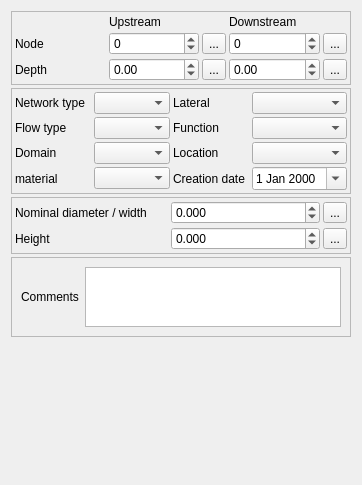
<?xml version="1.0" encoding="UTF-8"?>
<ui version="4.0">
 <class>Form_base3_ud</class>
 <widget class="QWidget" name="Form_base3_ud">
  <property name="geometry">
   <rect>
    <x>0</x>
    <y>0</y>
    <width>362</width>
    <height>485</height>
   </rect>
  </property>
  <property name="windowTitle">
   <string>Form</string>
  </property>
  <layout class="QVBoxLayout" name="verticalLayout" stretch="0,0,0,1,10">
   <property name="spacing">
    <number>3</number>
   </property>
   <item>
    <widget class="QFrame" name="frame_3">
     <property name="frameShape">
      <enum>QFrame::StyledPanel</enum>
     </property>
     <property name="frameShadow">
      <enum>QFrame::Raised</enum>
     </property>
     <layout class="QGridLayout" name="gridLayout_3">
      <property name="leftMargin">
       <number>3</number>
      </property>
      <property name="topMargin">
       <number>3</number>
      </property>
      <property name="rightMargin">
       <number>3</number>
      </property>
      <property name="bottomMargin">
       <number>3</number>
      </property>
      <property name="spacing">
       <number>3</number>
      </property>
      <item row="1" column="4">
       <widget class="QToolButton" name="toolButton_pickav">
        <property name="text">
         <string>...</string>
        </property>
        <property name="icon">
         <iconset>
          <normaloff>:/plugins/Lamia/icons/select.png</normaloff>:/plugins/Lamia/icons/select.png</iconset>
        </property>
       </widget>
      </item>
      <item row="1" column="3">
       <widget class="QSpinBox" name="spinBox_lk_noeud2">
        <property name="minimum">
         <number>-1</number>
        </property>
        <property name="maximum">
         <number>999999</number>
        </property>
       </widget>
      </item>
      <item row="0" column="1">
       <widget class="QLabel" name="label_5">
        <property name="text">
         <string>Upstream</string>
        </property>
       </widget>
      </item>
      <item row="1" column="0">
       <widget class="QLabel" name="label_9">
        <property name="text">
         <string>Node</string>
        </property>
        <property name="wordWrap">
         <bool>true</bool>
        </property>
       </widget>
      </item>
      <item row="1" column="1">
       <widget class="QSpinBox" name="spinBox_lk_noeud1">
        <property name="minimum">
         <number>-1</number>
        </property>
        <property name="maximum">
         <number>999999</number>
        </property>
       </widget>
      </item>
      <item row="1" column="2">
       <widget class="QToolButton" name="toolButton_pickam">
        <property name="text">
         <string>...</string>
        </property>
        <property name="icon">
         <iconset>
          <normaloff>:/plugins/Lamia/icons/select.png</normaloff>:/plugins/Lamia/icons/select.png</iconset>
        </property>
       </widget>
      </item>
      <item row="0" column="3">
       <widget class="QLabel" name="label_7">
        <property name="text">
         <string>Downstream</string>
        </property>
       </widget>
      </item>
      <item row="2" column="0">
       <widget class="QLabel" name="label_8">
        <property name="text">
         <string>Depth</string>
        </property>
        <property name="wordWrap">
         <bool>true</bool>
        </property>
       </widget>
      </item>
      <item row="2" column="1">
       <widget class="QDoubleSpinBox" name="doubleSpinBox_profamont">
        <property name="minimum">
         <double>-1.000000000000000</double>
        </property>
       </widget>
      </item>
      <item row="2" column="2">
       <widget class="QToolButton" name="toolButton_prof_amont">
        <property name="text">
         <string>...</string>
        </property>
        <property name="icon">
         <iconset>
          <normaloff>:/plugins/Lamia/icons/numpad.png</normaloff>:/plugins/Lamia/icons/numpad.png</iconset>
        </property>
       </widget>
      </item>
      <item row="2" column="3">
       <widget class="QDoubleSpinBox" name="doubleSpinBox_profaval">
        <property name="minimum">
         <double>-1.000000000000000</double>
        </property>
       </widget>
      </item>
      <item row="2" column="4">
       <widget class="QToolButton" name="toolButton_prof_aval">
        <property name="text">
         <string>...</string>
        </property>
        <property name="icon">
         <iconset>
          <normaloff>:/plugins/Lamia/icons/numpad.png</normaloff>:/plugins/Lamia/icons/numpad.png</iconset>
        </property>
       </widget>
      </item>
     </layout>
    </widget>
   </item>
   <item>
    <widget class="QFrame" name="frame_2">
     <property name="frameShape">
      <enum>QFrame::StyledPanel</enum>
     </property>
     <property name="frameShadow">
      <enum>QFrame::Raised</enum>
     </property>
     <layout class="QGridLayout" name="gridLayout">
      <property name="leftMargin">
       <number>3</number>
      </property>
      <property name="topMargin">
       <number>3</number>
      </property>
      <property name="rightMargin">
       <number>3</number>
      </property>
      <property name="bottomMargin">
       <number>3</number>
      </property>
      <property name="spacing">
       <number>3</number>
      </property>
      <item row="7" column="1">
       <widget class="QComboBox" name="comboBox_materiau">
        <property name="maxVisibleItems">
         <number>50</number>
        </property>
       </widget>
      </item>
      <item row="7" column="0">
       <widget class="QLabel" name="label">
        <property name="text">
         <string>material</string>
        </property>
        <property name="wordWrap">
         <bool>true</bool>
        </property>
       </widget>
      </item>
      <item row="0" column="0">
       <widget class="QLabel" name="label_4">
        <property name="text">
         <string>Network type</string>
        </property>
        <property name="wordWrap">
         <bool>true</bool>
        </property>
       </widget>
      </item>
      <item row="0" column="1">
       <widget class="QComboBox" name="comboBox_typeReseau"/>
      </item>
      <item row="2" column="1">
       <widget class="QComboBox" name="comboBox_typeecoul"/>
      </item>
      <item row="4" column="1">
       <widget class="QComboBox" name="comboBox_domaine"/>
      </item>
      <item row="2" column="2">
       <widget class="QLabel" name="label_13">
        <property name="text">
         <string>Function</string>
        </property>
        <property name="wordWrap">
         <bool>true</bool>
        </property>
       </widget>
      </item>
      <item row="2" column="0">
       <widget class="QLabel" name="label_12">
        <property name="text">
         <string>Flow type</string>
        </property>
        <property name="wordWrap">
         <bool>true</bool>
        </property>
       </widget>
      </item>
      <item row="4" column="0">
       <widget class="QLabel" name="label_6">
        <property name="text">
         <string>Domain</string>
        </property>
        <property name="wordWrap">
         <bool>true</bool>
        </property>
       </widget>
      </item>
      <item row="2" column="3">
       <widget class="QComboBox" name="comboBox_fonction"/>
      </item>
      <item row="0" column="2">
       <widget class="QLabel" name="label_11">
        <property name="text">
         <string>Lateral</string>
        </property>
        <property name="wordWrap">
         <bool>true</bool>
        </property>
       </widget>
      </item>
      <item row="0" column="3">
       <widget class="QComboBox" name="comboBox_branch"/>
      </item>
      <item row="4" column="2">
       <widget class="QLabel" name="label_10">
        <property name="text">
         <string>Location</string>
        </property>
        <property name="wordWrap">
         <bool>true</bool>
        </property>
       </widget>
      </item>
      <item row="4" column="3">
       <widget class="QComboBox" name="comboBox_implant"/>
      </item>
      <item row="7" column="2">
       <widget class="QLabel" name="label_16">
        <property name="text">
         <string>Creation date</string>
        </property>
        <property name="wordWrap">
         <bool>true</bool>
        </property>
       </widget>
      </item>
      <item row="7" column="3">
       <widget class="QDateEdit" name="dateEdit_anneepose">
        <property name="calendarPopup">
         <bool>true</bool>
        </property>
       </widget>
      </item>
     </layout>
    </widget>
   </item>
   <item>
    <widget class="QFrame" name="frame_4">
     <property name="frameShape">
      <enum>QFrame::StyledPanel</enum>
     </property>
     <property name="frameShadow">
      <enum>QFrame::Raised</enum>
     </property>
     <layout class="QGridLayout" name="gridLayout_4">
      <property name="leftMargin">
       <number>3</number>
      </property>
      <property name="topMargin">
       <number>3</number>
      </property>
      <property name="rightMargin">
       <number>3</number>
      </property>
      <property name="bottomMargin">
       <number>3</number>
      </property>
      <property name="spacing">
       <number>3</number>
      </property>
      <item row="1" column="0">
       <widget class="QLabel" name="label_3">
        <property name="text">
         <string>Height</string>
        </property>
        <property name="wordWrap">
         <bool>true</bool>
        </property>
       </widget>
      </item>
      <item row="0" column="0" colspan="2">
       <widget class="QLabel" name="label_2">
        <property name="text">
         <string>Nominal diameter / width</string>
        </property>
        <property name="wordWrap">
         <bool>true</bool>
        </property>
       </widget>
      </item>
      <item row="0" column="3" colspan="2">
       <widget class="QDoubleSpinBox" name="doubleSpinBox_diametreNominal">
        <property name="decimals">
         <number>3</number>
        </property>
        <property name="minimum">
         <double>-1.000000000000000</double>
        </property>
        <property name="singleStep">
         <double>0.100000000000000</double>
        </property>
       </widget>
      </item>
      <item row="0" column="5">
       <widget class="QToolButton" name="toolButton_calc_diam">
        <property name="text">
         <string>...</string>
        </property>
        <property name="icon">
         <iconset>
          <normaloff>:/plugins/Lamia/icons/numpad.png</normaloff>:/plugins/Lamia/icons/numpad.png</iconset>
        </property>
        <property name="autoRaise">
         <bool>false</bool>
        </property>
        <property name="arrowType">
         <enum>Qt::NoArrow</enum>
        </property>
       </widget>
      </item>
      <item row="1" column="5">
       <widget class="QToolButton" name="toolButton_calc_haut">
        <property name="text">
         <string>...</string>
        </property>
        <property name="icon">
         <iconset>
          <normaloff>:/plugins/Lamia/icons/numpad.png</normaloff>:/plugins/Lamia/icons/numpad.png</iconset>
        </property>
       </widget>
      </item>
      <item row="1" column="3" colspan="2">
       <widget class="QDoubleSpinBox" name="doubleSpinBox_haut">
        <property name="decimals">
         <number>3</number>
        </property>
        <property name="minimum">
         <double>-1.000000000000000</double>
        </property>
        <property name="singleStep">
         <double>0.100000000000000</double>
        </property>
       </widget>
      </item>
     </layout>
    </widget>
   </item>
   <item>
    <widget class="QFrame" name="frame_5">
     <property name="frameShape">
      <enum>QFrame::StyledPanel</enum>
     </property>
     <property name="frameShadow">
      <enum>QFrame::Raised</enum>
     </property>
     <layout class="QGridLayout" name="gridLayout_5">
      <item row="0" column="0">
       <widget class="QLabel" name="label_15">
        <property name="text">
         <string>Comments</string>
        </property>
       </widget>
      </item>
      <item row="0" column="1">
       <widget class="QTextBrowser" name="textBrowser_commentaire">
        <property name="maximumSize">
         <size>
          <width>16777215</width>
          <height>60</height>
         </size>
        </property>
        <property name="readOnly">
         <bool>false</bool>
        </property>
       </widget>
      </item>
     </layout>
    </widget>
   </item>
   <item>
    <spacer name="verticalSpacer">
     <property name="orientation">
      <enum>Qt::Vertical</enum>
     </property>
     <property name="sizeHint" stdset="0">
      <size>
       <width>20</width>
       <height>40</height>
      </size>
     </property>
    </spacer>
   </item>
  </layout>
 </widget>
 <resources>
  <include location="../../resources.qrc"/>
 </resources>
 <connections/>
</ui>
